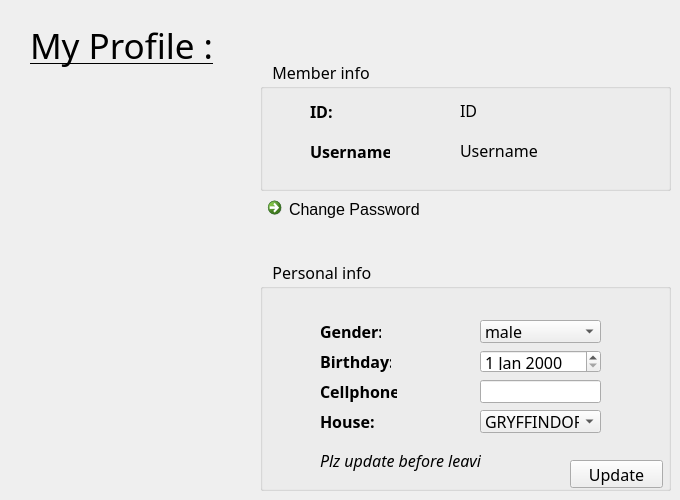
      <widget class="QWidget" name="page_2">
       <widget class="QLabel" name="label_c_info">
        <property name="geometry">
         <rect>
          <x>30</x>
          <y>20</y>
          <width>241</width>
          <height>51</height>
         </rect>
        </property>
        <property name="font">
         <font>
          <family>Agency FB</family>
          <pointsize>26</pointsize>
          <weight>50</weight>
          <bold>false</bold>
          <underline>true</underline>
         </font>
        </property>
        <property name="text">
         <string>My Profile :</string>
        </property>
       </widget>
       <widget class="QGroupBox" name="groupBox">
        <property name="geometry">
         <rect>
          <x>260</x>
          <y>260</y>
          <width>411</width>
          <height>231</height>
         </rect>
        </property>
        <property name="font">
         <font>
          <family>Agency FB</family>
          <pointsize>12</pointsize>
          <weight>50</weight>
          <bold>false</bold>
         </font>
        </property>
        <property name="title">
         <string>   Personal info</string>
        </property>
        <widget class="QDateEdit" name="dateEdit">
         <property name="geometry">
          <rect>
           <x>220</x>
           <y>90</y>
           <width>121</width>
           <height>23</height>
          </rect>
         </property>
         <property name="font">
          <font>
           <family>Agency FB</family>
           <pointsize>12</pointsize>
           <weight>50</weight>
           <bold>false</bold>
          </font>
         </property>
        </widget>
        <widget class="QLabel" name="label_c_cellphone">
         <property name="geometry">
          <rect>
           <x>60</x>
           <y>120</y>
           <width>77</width>
           <height>22</height>
          </rect>
         </property>
         <property name="font">
          <font>
           <family>Agency FB</family>
           <pointsize>12</pointsize>
           <weight>75</weight>
           <italic>false</italic>
           <bold>true</bold>
           <kerning>true</kerning>
          </font>
         </property>
         <property name="text">
          <string>Cellphone:</string>
         </property>
        </widget>
        <widget class="QComboBox" name="comboBox_gender">
         <property name="geometry">
          <rect>
           <x>220</x>
           <y>60</y>
           <width>121</width>
           <height>23</height>
          </rect>
         </property>
         <property name="font">
          <font>
           <family>Agency FB</family>
           <pointsize>12</pointsize>
           <weight>50</weight>
           <bold>false</bold>
          </font>
         </property>
         <property name="currentText">
          <string>male</string>
         </property>
         <item>
          <property name="text">
           <string>male</string>
          </property>
         </item>
         <item>
          <property name="text">
           <string>female</string>
          </property>
         </item>
         <item>
          <property name="text">
           <string>other</string>
          </property>
         </item>
        </widget>
        <widget class="QLabel" name="label_c_sex">
         <property name="geometry">
          <rect>
           <x>60</x>
           <y>60</y>
           <width>61</width>
           <height>22</height>
          </rect>
         </property>
         <property name="font">
          <font>
           <family>Agency FB</family>
           <pointsize>12</pointsize>
           <weight>75</weight>
           <italic>false</italic>
           <bold>true</bold>
           <kerning>true</kerning>
          </font>
         </property>
         <property name="text">
          <string>Gender:</string>
         </property>
        </widget>
        <widget class="QLabel" name="label_c_birthday">
         <property name="geometry">
          <rect>
           <x>60</x>
           <y>90</y>
           <width>71</width>
           <height>22</height>
          </rect>
         </property>
         <property name="font">
          <font>
           <family>Agency FB</family>
           <pointsize>12</pointsize>
           <weight>75</weight>
           <italic>false</italic>
           <bold>true</bold>
           <kerning>true</kerning>
          </font>
         </property>
         <property name="text">
          <string>Birthday:</string>
         </property>
        </widget>
        <widget class="QLineEdit" name="lineEdit_cellphone">
         <property name="geometry">
          <rect>
           <x>220</x>
           <y>120</y>
           <width>121</width>
           <height>23</height>
          </rect>
         </property>
         <property name="font">
          <font>
           <family>Agency FB</family>
           <pointsize>12</pointsize>
           <weight>50</weight>
           <bold>false</bold>
          </font>
         </property>
         <property name="text">
          <string/>
         </property>
        </widget>
        <widget class="QPushButton" name="btn_c_infoupdate">
         <property name="geometry">
          <rect>
           <x>310</x>
           <y>200</y>
           <width>93</width>
           <height>28</height>
          </rect>
         </property>
         <property name="font">
          <font>
           <family>Agency FB</family>
           <pointsize>12</pointsize>
           <weight>50</weight>
           <bold>false</bold>
          </font>
         </property>
         <property name="text">
          <string>Update</string>
         </property>
        </widget>
        <widget class="QLabel" name="label_c_cellphone_2">
         <property name="geometry">
          <rect>
           <x>60</x>
           <y>150</y>
           <width>77</width>
           <height>22</height>
          </rect>
         </property>
         <property name="font">
          <font>
           <family>Agency FB</family>
           <pointsize>12</pointsize>
           <weight>75</weight>
           <italic>false</italic>
           <bold>true</bold>
           <kerning>true</kerning>
          </font>
         </property>
         <property name="text">
          <string>House:</string>
         </property>
        </widget>
        <widget class="QComboBox" name="comboBox_house">
         <property name="geometry">
          <rect>
           <x>220</x>
           <y>150</y>
           <width>121</width>
           <height>23</height>
          </rect>
         </property>
         <property name="font">
          <font>
           <family>Agency FB</family>
           <pointsize>12</pointsize>
           <weight>50</weight>
           <bold>false</bold>
          </font>
         </property>
         <item>
          <property name="text">
           <string>GRYFFINDOR</string>
          </property>
         </item>
         <item>
          <property name="text">
           <string>RAVENCLAW</string>
          </property>
         </item>
         <item>
          <property name="text">
           <string>HUFFLEPUFF</string>
          </property>
         </item>
         <item>
          <property name="text">
           <string>SLYTHERIN</string>
          </property>
         </item>
        </widget>
        <widget class="QLabel" name="info_update__errorlabel">
         <property name="geometry">
          <rect>
           <x>60</x>
           <y>190</y>
           <width>161</width>
           <height>21</height>
          </rect>
         </property>
         <property name="font">
          <font>
           <family>Agency FB</family>
           <pointsize>12</pointsize>
           <weight>50</weight>
           <italic>true</italic>
           <bold>false</bold>
           <underline>false</underline>
           <strikeout>false</strikeout>
          </font>
         </property>
         <property name="text">
          <string>Plz update before leaving</string>
         </property>
        </widget>
       </widget>
       <widget class="QGroupBox" name="groupBox_2">
        <property name="geometry">
         <rect>
          <x>260</x>
          <y>60</y>
          <width>411</width>
          <height>131</height>
         </rect>
        </property>
        <property name="font">
         <font>
          <family>Agency FB</family>
          <pointsize>12</pointsize>
          <weight>50</weight>
          <bold>false</bold>
         </font>
        </property>
        <property name="title">
         <string>   Member info</string>
        </property>
        <widget class="QLabel" name="label_c_username">
         <property name="geometry">
          <rect>
           <x>50</x>
           <y>80</y>
           <width>80</width>
           <height>22</height>
          </rect>
         </property>
         <property name="font">
          <font>
           <family>Agency FB</family>
           <pointsize>12</pointsize>
           <weight>75</weight>
           <bold>true</bold>
          </font>
         </property>
         <property name="text">
          <string>Username:</string>
         </property>
        </widget>
        <widget class="QLabel" name="label_c_id">
         <property name="geometry">
          <rect>
           <x>50</x>
           <y>40</y>
           <width>80</width>
           <height>22</height>
          </rect>
         </property>
         <property name="font">
          <font>
           <family>Agency FB</family>
           <pointsize>12</pointsize>
           <weight>75</weight>
           <bold>true</bold>
          </font>
         </property>
         <property name="text">
          <string>ID:</string>
         </property>
        </widget>
        <widget class="QLabel" name="label_memberinfo_id">
         <property name="geometry">
          <rect>
           <x>200</x>
           <y>40</y>
           <width>131</width>
           <height>21</height>
          </rect>
         </property>
         <property name="font">
          <font>
           <family>Agency FB</family>
           <pointsize>12</pointsize>
           <weight>50</weight>
           <bold>false</bold>
          </font>
         </property>
         <property name="text">
          <string>ID</string>
         </property>
        </widget>
        <widget class="QLabel" name="label_memberinfo_name">
         <property name="geometry">
          <rect>
           <x>200</x>
           <y>80</y>
           <width>131</width>
           <height>21</height>
          </rect>
         </property>
         <property name="font">
          <font>
           <family>Agency FB</family>
           <pointsize>12</pointsize>
           <weight>50</weight>
           <bold>false</bold>
          </font>
         </property>
         <property name="text">
          <string>Username</string>
         </property>
        </widget>
       </widget>
       <widget class="QCommandLinkButton" name="btn_cus_change_pwd">
        <property name="geometry">
         <rect>
          <x>260</x>
          <y>190</y>
          <width>191</width>
          <height>41</height>
         </rect>
        </property>
        <property name="font">
         <font>
          <family>Segoe UI</family>
          <pointsize>12</pointsize>
          <weight>50</weight>
          <bold>false</bold>
         </font>
        </property>
        <property name="text">
         <string>Change Password </string>
        </property>
       </widget>
      </widget>
